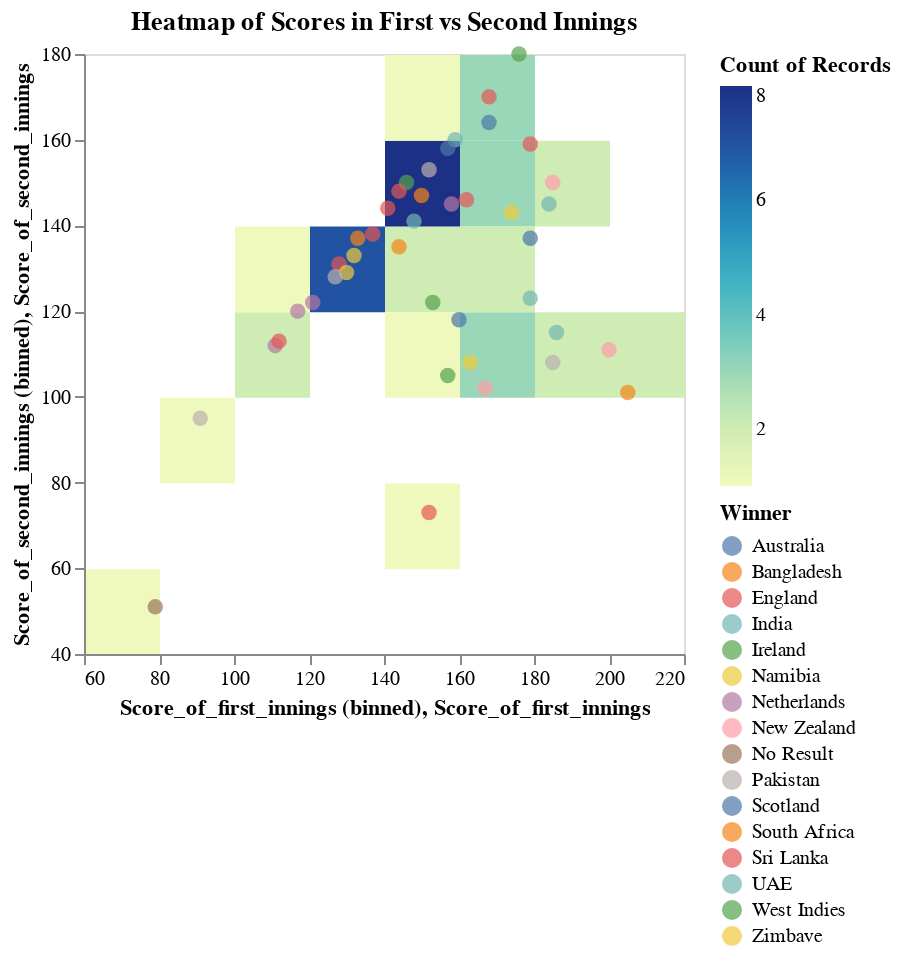

Here is the notebook cell this chart was saved with:
### Code cell
#g) Hybrid Chart (Scatter Plot Overlay on Heatmap)
# Create a heatmap
heatmap_scores = alt.Chart(data).mark_rect().encode(
    alt.X('Score_of_first_innings:Q', bin=True),
    alt.Y('Score_of_second_innings:Q', bin=True),
    color='count()'
).properties(
    title='Heatmap of Scores in First vs Second Innings'
)

# Overlay with scatter plot
scatter_overlay_scores = alt.Chart(data).mark_circle(size=60).encode(
    x='Score_of_first_innings',
    y='Score_of_second_innings',
    color='Winner',
    tooltip=['Match_id', 'Team_1', 'Team_2', 'Score_of_first_innings', 'Score_of_second_innings', 'Winner']
)

hybrid_chart_scores = heatmap_scores + scatter_overlay_scores
hybrid_chart_scores

### Figure 1 — Vega-Lite specification as saved in the notebook (floating-point values rounded to 4 significant figures)
{"config": {"view": {"continuousWidth": 300, "continuousHeight": 300}}, "layer": [{"mark": {"type": "rect"}, "encoding": {"color": {"aggregate": "count", "type": "quantitative"}, "x": {"bin": true, "field": "Score_of_first_innings", "type": "quantitative"}, "y": {"bin": true, "field": "Score_of_second_innings", "type": "quantitative"}}, "title": "Heatmap of Scores in First vs Second Innings"}, {"mark": {"type": "circle", "size": 60}, "encoding": {"color": {"field": "Winner", "type": "nominal"}, "tooltip": [{"field": "Match_id", "type": "quantitative"}, {"field": "Team_1", "type": "nominal"}, {"field": "Team_2", "type": "nominal"}, {"field": "Score_of_first_innings", "type": "quantitative"}, {"field": "Score_of_second_innings", "type": "quantitative"}, {"field": "Winner", "type": "nominal"}], "x": {"field": "Score_of_first_innings", "type": "quantitative"}, "y": {"field": "Score_of_second_innings", "type": "quantitative"}}}], "data": {"name": "data-608c9d7a1774a88503f03692cc20091b"}, "$schema": "https://vega.github.io/schema/vega-lite/v5.17.0.json", "datasets": {"data-608c9d7a1774a88503f03692cc20091b": [{"Match_id": 1, "Team_1": "Namibia", "Team_2": "Sri Lanka", "Venue": "GMHBA Stadium, South Geelong, Victoria", "Stage": "First Round", "Toss_winner": "Sri Lanka", "Toss_decision": "Field", "Score_of_first_innings": 163.0, "Wkts_in_first_innings": "7", "Score_of_second_innings": 108.0, "Wkts_in_second_innings": "10", "Winner": "Namibia", "Won by": "55 Runs", "Player_of_the_match": "Jan Frylinck"}, {"Match_id": 2, "Team_1": "UAE", "Team_2": "Netherlands ", "Venue": "GMHBA Stadium, South Geelong, Victoria", "Stage": "First Round", "Toss_winner": "UAE", "Toss_decision": "Bat", "Score_of_first_innings": 111.0, "Wkts_in_first_innings": "8", "Score_of_second_innings": 112.0, "Wkts_in_second_innings": "7", "Winner": "Netherlands", "Won by": "3 Wickets", "Player_of_the_match": "Bas de Leede"}, {"Match_id": 3, "Team_1": "Scotland", "Team_2": "West Indies", "Venue": "Bellerive Oval, Hobart", "Stage": "First Round", "Toss_winner": "West Indies", "Toss_decision": "Field", "Score_of_first_innings": 160.0, "Wkts_in_first_innings": "5", "Score_of_second_innings": 118.0, "Wkts_in_second_innings": "10", "Winner": "Scotland", "Won by": "42 Runs", "Player_of_the_match": "George Munsey"}, {"Match_id": 4, "Team_1": "Zimbave", "Team_2": "Ireland", "Venue": "Bellerive Oval, Hobart", "Stage": "First Round", "Toss_winner": "Ireland", "Toss_decision": "Field", "Score_of_first_innings": 174.0, "Wkts_in_first_innings": "7", "Score_of_second_innings": 143.0, "Wkts_in_second_innings": "9", "Winner": "Zimbave", "Won by": "31 Runs", "Player_of_the_match": "Sikandar Raza"}, {"Match_id": 5, "Team_1": "Namibia", "Team_2": "Netherlands ", "Venue": "GMHBA Stadium, South Geelong, Victoria", "Stage": "First Round", "Toss_winner": "Namibia", "Toss_decision": "Bat", "Score_of_first_innings": 121.0, "Wkts_in_first_innings": "6", "Score_of_second_innings": 122.0, "Wkts_in_second_innings": "5", "Winner": "Netherlands", "Won by": "5 Wickets", "Player_of_the_match": "\nBas de Leede"}, {"Match_id": 6, "Team_1": "Sri Lanka", "Team_2": "UAE", "Venue": "GMHBA Stadium, South Geelong, Victoria", "Stage": "First Round", "Toss_winner": "UAE", "Toss_decision": "Field", "Score_of_first_innings": 152.0, "Wkts_in_first_innings": "8", "Score_of_second_innings": 73.0, "Wkts_in_second_innings": "10", "Winner": "Sri Lanka", "Won by": "79 Runs", "Player_of_the_match": "Pathum Nissanka"}, {"Match_id": 7, "Team_1": "Scotland", "Team_2": "Ireland", "Venue": "Bellerive Oval, Hobart", "Stage": "First Round", "Toss_winner": "Scotland", "Toss_decision": "Bat", "Score_of_first_innings": 176.0, "Wkts_in_first_innings": "5", "Score_of_second_innings": 180.0, "Wkts_in_second_innings": "4", "Winner": "Ireland", "Won by": "6 Wickets", "Player_of_the_match": "Curtis Campher"}, {"Match_id": 8, "Team_1": "West Indies", "Team_2": "Zimbave", "Venue": "Bellerive Oval, Hobart", "Stage": "First Round", "Toss_winner": "West Indies", "Toss_decision": "Bat", "Score_of_first_innings": 153.0, "Wkts_in_first_innings": "7", "Score_of_second_innings": 122.0, "Wkts_in_second_innings": "10", "Winner": "West Indies", "Won by": "31 Runs", "Player_of_the_match": "Alzarri Joseph"}, {"Match_id": 9, "Team_1": "Sri Lanka", "Team_2": "Netherlands ", "Venue": "GMHBA Stadium, South Geelong, Victoria", "Stage": "First Round", "Toss_winner": "Sri Lanka", "Toss_decision": "Bat", "Score_of_first_innings": 162.0, "Wkts_in_first_innings": "6", "Score_of_second_innings": 146.0, "Wkts_in_second_innings": "9", "Winner": "Sri Lanka", "Won by": "16 Runs", "Player_of_the_match": "Kusal Mendis"}, {"Match_id": 10, "Team_1": "UAE", "Team_2": "Namibia", "Venue": "GMHBA Stadium, South Geelong, Victoria", "Stage": "First Round", "Toss_winner": "UAE", "Toss_decision": "Bat", "Score_of_first_innings": 148.0, "Wkts_in_first_innings": "3", "Score_of_second_innings": 141.0, "Wkts_in_second_innings": "8", "Winner": "UAE", "Won by": "7 Runs", "Player_of_the_match": "Muhammad Waseem"}, {"Match_id": 11, "Team_1": "West Indies", "Team_2": "Ireland", "Venue": "Bellerive Oval, Hobart", "Stage": "First Round", "Toss_winner": "West Indies", "Toss_decision": "Bat", "Score_of_first_innings": 146.0, "Wkts_in_first_innings": "5", "Score_of_second_innings": 150.0, "Wkts_in_second_innings": "1", "Winner": "Ireland", "Won by": "9 Wickets", "Player_of_the_match": "Gareth Delany"}, {"Match_id": 12, "Team_1": "Scotland", "Team_2": "Zimbave", "Venue": "Bellerive Oval, Hobart", "Stage": "Group", "Toss_winner": "Scotland", "Toss_decision": "Bat", "Score_of_first_innings": 132.0, "Wkts_in_first_innings": "6", "Score_of_second_innings": 133.0, "Wkts_in_second_innings": "5", "Winner": "Zimbave", "Won by": "5 Wickets", "Player_of_the_match": "Sikandar Raza"}, {"Match_id": 13, "Team_1": "New Zealand", "Team_2": "Australia", "Venue": "Sydney Cricket Ground, Sydney", "Stage": "Group", "Toss_winner": "Australia", "Toss_decision": "Field", "Score_of_first_innings": 200.0, "Wkts_in_first_innings": "3", "Score_of_second_innings": 111.0, "Wkts_in_second_innings": "10", "Winner": "New Zealand", "Won by": "89 Runs", "Player_of_the_match": "Devon Conway"}, {"Match_id": 14, "Team_1": "Afghanistan", "Team_2": "England", "Venue": "Perth Stadium, Perth", "Stage": "Group", "Toss_winner": "England", "Toss_decision": "Field", "Score_of_first_innings": 112.0, "Wkts_in_first_innings": "10", "Score_of_second_innings": 113.0, "Wkts_in_second_innings": "5", "Winner": "England", "Won by": "5 Wickets", "Player_of_the_match": "Sam Curran"}, {"Match_id": 15, "Team_1": "Ireland", "Team_2": "Sri Lanka", "Venue": "Bellerive Oval, Hobart", "Stage": "Group", "Toss_winner": "Ireland", "Toss_decision": "Bat", "Score_of_first_innings": 128.0, "Wkts_in_first_innings": "8", "Score_of_second_innings": 131.0, "Wkts_in_second_innings": "1", "Winner": "Sri Lanka", "Won by": "9 Wickets", "Player_of_the_match": "Kusal Mendis"}, {"Match_id": 16, "Team_1": "Pakistan", "Team_2": "India", "Venue": "Melbourne Cricket Ground, Melbourne", "Stage": "Group", "Toss_winner": "India", "Toss_decision": "Field", "Score_of_first_innings": 159.0, "Wkts_in_first_innings": "8", "Score_of_second_innings": 160.0, "Wkts_in_second_innings": "6", "Winner": "India", "Won by": "4 Wickets", "Player_of_the_match": "Virat Kohli"}, {"Match_id": 17, "Team_1": "Bangladesh", "Team_2": "Netherlands ", "Venue": "Bellerive Oval, Hobart", "Stage": "Group", "Toss_winner": "Netherlands", "Toss_decision": "Field", "Score_of_first_innings": 144.0, "Wkts_in_first_innings": "8", "Score_of_second_innings": 135.0, "Wkts_in_second_innings": "10", "Winner": "Bangladesh", "Won by": "9 Runs", "Player_of_the_match": "Taskin Ahmed"}, {"Match_id": 18, "Team_1": "Zimbave", "Team_2": "South Africa", "Venue": "Bellerive Oval, Hobart", "Stage": "Group", "Toss_winner": "Zimbave", "Toss_decision": "Bat", "Score_of_first_innings": 79.0, "Wkts_in_first_innings": "5", "Score_of_second_innings": 51.0, "Wkts_in_second_innings": "0", "Winner": "No Result", "Won by": "No Result", "Player_of_the_match": "_"}, {"Match_id": 19, "Team_1": "Sri Lanka", "Team_2": "Australia", "Venue": "Perth Stadium, Perth", "Stage": "Group", "Toss_winner": "Australia", "Toss_decision": "Field", "Score_of_first_innings": 157.0, "Wkts_in_first_innings": "6", "Score_of_second_innings": 158.0, "Wkts_in_second_innings": "3", "Winner": "Australia", "Won by": "7 Wickets", "Player_of_the_match": "Marcus Stoinis"}, {"Match_id": 20, "Team_1": "Ireland", "Team_2": "England", "Venue": "Melbourne Cricket Ground, Melbourne", "Stage": "Group", "Toss_winner": "England", "Toss_decision": "Field", "Score_of_first_innings": 157.0, "Wkts_in_first_innings": "10", "Score_of_second_innings": 105.0, "Wkts_in_second_innings": "5", "Winner": "Ireland", "Won by": "5 Runs", "Player_of_the_match": "Andrew Balbirnie"}, {"Match_id": 21, "Team_1": "Afghanistan", "Team_2": "New Zealand", "Venue": "Melbourne Cricket Ground, Melbourne", "Stage": "Group", "Toss_winner": "_", "Toss_decision": "_", "Score_of_first_innings": null, "Wkts_in_first_innings": "_", "Score_of_second_innings": null, "Wkts_in_second_innings": "_", "Winner": "No Result", "Won by": "No Result", "Player_of_the_match": "_"}, {"Match_id": 22, "Team_1": "South Africa", "Team_2": "Bangladesh", "Venue": "Sydney Cricket Ground, Sydney", "Stage": "Group", "Toss_winner": "South Africa", "Toss_decision": "Bat", "Score_of_first_innings": 205.0, "Wkts_in_first_innings": "5", "Score_of_second_innings": 101.0, "Wkts_in_second_innings": "10", "Winner": "South Africa", "Won by": "104 Runs", "Player_of_the_match": "Rilee Rossouw"}, {"Match_id": 23, "Team_1": "India", "Team_2": "Netherlands ", "Venue": "Sydney Cricket Ground, Sydney", "Stage": "Group", "Toss_winner": "India", "Toss_decision": "Bat", "Score_of_first_innings": 179.0, "Wkts_in_first_innings": "2", "Score_of_second_innings": 123.0, "Wkts_in_second_innings": "9", "Winner": "India", "Won by": "56 Runs", "Player_of_the_match": "Suryakumar Yadav"}, {"Match_id": 24, "Team_1": "Zimbave", "Team_2": "Pakistan", "Venue": "Perth Stadium, Perth", "Stage": "Group", "Toss_winner": "Zimbave", "Toss_decision": "Bat", "Score_of_first_innings": 130.0, "Wkts_in_first_innings": "8", "Score_of_second_innings": 129.0, "Wkts_in_second_innings": "8", "Winner": "Zimbave", "Won by": "1 Run", "Player_of_the_match": "Sikandar Raza"}, {"Match_id": 25, "Team_1": "Afghanistan", "Team_2": "Ireland", "Venue": "Melbourne Cricket Ground, Melbourne", "Stage": "Group", "Toss_winner": "_", "Toss_decision": "_", "Score_of_first_innings": null, "Wkts_in_first_innings": "_", "Score_of_second_innings": null, "Wkts_in_second_innings": "_", "Winner": "No Result", "Won by": "No Result", "Player_of_the_match": "_"}, {"Match_id": 26, "Team_1": "Australia", "Team_2": "England", "Venue": "Melbourne Cricket Ground, Melbourne", "Stage": "Group", "Toss_winner": "_", "Toss_decision": "_", "Score_of_first_innings": null, "Wkts_in_first_innings": "_", "Score_of_second_innings": null, "Wkts_in_second_innings": "_", "Winner": "No Result", "Won by": "No Result", "Player_of_the_match": "_"}, {"Match_id": 27, "Team_1": "New Zealand", "Team_2": "Sri Lanka", "Venue": "Sydney Cricket Ground, Sydney", "Stage": "Group", "Toss_winner": "New Zealand", "Toss_decision": "Bat", "Score_of_first_innings": 167.0, "Wkts_in_first_innings": "7", "Score_of_second_innings": 102.0, "Wkts_in_second_innings": "10", "Winner": "New Zealand", "Won by": "65 Runs", "Player_of_the_match": "Glenn phillips"}, {"Match_id": 28, "Team_1": "Bangladesh", "Team_2": "Zimbave", "Venue": "The Gabba, Brisbane", "Stage": "Group", "Toss_winner": "Bangladesh", "Toss_decision": "Bat", "Score_of_first_innings": 150.0, "Wkts_in_first_innings": "7", "Score_of_second_innings": 147.0, "Wkts_in_second_innings": "8", "Winner": "Bangladesh", "Won by": "3 Runs", "Player_of_the_match": "Taskin Ahmed"}, {"Match_id": 29, "Team_1": "Netherlands", "Team_2": "Pakistan", "Venue": "Perth Stadium, Perth", "Stage": "Group", "Toss_winner": "Netherlands", "Toss_decision": "Bat", "Score_of_first_innings": 91.0, "Wkts_in_first_innings": "9", "Score_of_second_innings": 95.0, "Wkts_in_second_innings": "4", "Winner": "Pakistan", "Won by": "6 Wickets", "Player_of_the_match": "Shadab Khan"}, {"Match_id": 30, "Team_1": "India", "Team_2": "South Africa", "Venue": "Perth Stadium, Perth", "Stage": "Group", "Toss_winner": "India", "Toss_decision": "Bat", "Score_of_first_innings": 133.0, "Wkts_in_first_innings": "9", "Score_of_second_innings": 137.0, "Wkts_in_second_innings": "5", "Winner": "South Africa", "Won by": "5 Wickets", "Player_of_the_match": "Lungi Ngidi"}, {"Match_id": 31, "Team_1": "Australia", "Team_2": "Ireland", "Venue": "The Gabba, Brisbane", "Stage": "Group", "Toss_winner": "Ireland", "Toss_decision": "Field", "Score_of_first_innings": 179.0, "Wkts_in_first_innings": "5", "Score_of_second_innings": 137.0, "Wkts_in_second_innings": "10", "Winner": "Australia", "Won by": "42 Runs", "Player_of_the_match": "Aaron Finch"}, {"Match_id": 32, "Team_1": "Afghanistan", "Team_2": "Sri Lanka", "Venue": "The Gabba, Brisbane", "Stage": "Group", "Toss_winner": "Afghanistan", "Toss_decision": "Bat", "Score_of_first_innings": 144.0, "Wkts_in_first_innings": "8", "Score_of_second_innings": 148.0, "Wkts_in_second_innings": "4", "Winner": "Sri Lanka", "Won by": "6 Wickets", "Player_of_the_match": "Wanindu Hasaranga"}, {"Match_id": 33, "Team_1": "England", "Team_2": "New Zealand", "Venue": "The Gabba, Brisbane", "Stage": "Group", "Toss_winner": "England", "Toss_decision": "Bat", "Score_of_first_innings": 179.0, "Wkts_in_first_innings": "6", "Score_of_second_innings": 159.0, "Wkts_in_second_innings": "6", "Winner": "England", "Won by": "20 Runs", "Player_of_the_match": "Jos Buttler"}, {"Match_id": 34, "Team_1": "Zimbave", "Team_2": "Netherlands ", "Venue": "Adelaide Oval, Adelaide", "Stage": "Group", "Toss_winner": "Zimbave", "Toss_decision": "Bat", "Score_of_first_innings": 117.0, "Wkts_in_first_innings": "10", "Score_of_second_innings": 120.0, "Wkts_in_second_innings": "5", "Winner": "Netherlands", "Won by": "5 Wickets", "Player_of_the_match": "Max O'Dowd"}, {"Match_id": 35, "Team_1": "India", "Team_2": "Bangladesh", "Venue": "Adelaide Oval, Adelaide", "Stage": "Group", "Toss_winner": "Bangladesh", "Toss_decision": "Field", "Score_of_first_innings": 184.0, "Wkts_in_first_innings": "6", "Score_of_second_innings": 145.0, "Wkts_in_second_innings": "6", "Winner": "India", "Won by": "5 Runs", "Player_of_the_match": "Virat Kohli"}, {"Match_id": 36, "Team_1": "Pakistan", "Team_2": "South Africa", "Venue": "Sydney Cricket Ground, Sydney", "Stage": "Group", "Toss_winner": "Pakistan", "Toss_decision": "Bat", "Score_of_first_innings": 185.0, "Wkts_in_first_innings": "9", "Score_of_second_innings": 108.0, "Wkts_in_second_innings": "9", "Winner": "Pakistan", "Won by": "33 Runs", "Player_of_the_match": "Shadab Khan"}, {"Match_id": 37, "Team_1": "New Zealand", "Team_2": "Ireland", "Venue": "Adelaide Oval, Adelaide", "Stage": "Group", "Toss_winner": "Ireland", "Toss_decision": "Field", "Score_of_first_innings": 185.0, "Wkts_in_first_innings": "6", "Score_of_second_innings": 150.0, "Wkts_in_second_innings": "9", "Winner": "New Zealand", "Won by": "35 Runs", "Player_of_the_match": "Kane Williamson"}, {"Match_id": 38, "Team_1": "Australia", "Team_2": "Afghanistan", "Venue": "Adelaide Oval, Adelaide", "Stage": "Group", "Toss_winner": "Afghanistan", "Toss_decision": "Field", "Score_of_first_innings": 168.0, "Wkts_in_first_innings": "8", "Score_of_second_innings": 164.0, "Wkts_in_second_innings": "7", "Winner": "Australia", "Won by": "4 Runs", "Player_of_the_match": "Glenn Maxwell"}, {"Match_id": 39, "Team_1": "Sri Lanka", "Team_2": "England", "Venue": "Sydney Cricket Ground, Sydney", "Stage": "Group", "Toss_winner": "Sri Lanka", "Toss_decision": "Bat", "Score_of_first_innings": 141.0, "Wkts_in_first_innings": "8", "Score_of_second_innings": 144.0, "Wkts_in_second_innings": "6", "Winner": "England", "Won by": "4 Wickets", "Player_of_the_match": "Adil Rashid"}, {"Match_id": 40, "Team_1": "Netherlands", "Team_2": "South Africa", "Venue": "Adelaide Oval, Adelaide", "Stage": "Group", "Toss_winner": "South Africa", "Toss_decision": "Field", "Score_of_first_innings": 158.0, "Wkts_in_first_innings": "4", "Score_of_second_innings": 145.0, "Wkts_in_second_innings": "8", "Winner": "Netherlands", "Won by": "13 Runs", "Player_of_the_match": "Colin Ackermann"}, {"Match_id": 41, "Team_1": "Bangladesh", "Team_2": "Pakistan", "Venue": "Adelaide Oval, Adelaide", "Stage": "Group", "Toss_winner": "Bangladesh", "Toss_decision": "Bat", "Score_of_first_innings": 127.0, "Wkts_in_first_innings": "8", "Score_of_second_innings": 128.0, "Wkts_in_second_innings": "5", "Winner": "Pakistan", "Won by": "5 Wickets", "Player_of_the_match": "Shaheen Afridi"}, {"Match_id": 42, "Team_1": "India", "Team_2": "Zimbave", "Venue": "Melbourne Cricket Ground, Melbourne", "Stage": "Group", "Toss_winner": "India", "Toss_decision": "Bat", "Score_of_first_innings": 186.0, "Wkts_in_first_innings": "5", "Score_of_second_innings": 115.0, "Wkts_in_second_innings": "10", "Winner": "India", "Won by": "71 Runs", "Player_of_the_match": "Suryakumar Yadav"}, {"Match_id": 43, "Team_1": "New Zealand", "Team_2": "Pakistan", "Venue": "Sydney Cricket Ground, Sydney", "Stage": "Semi Final", "Toss_winner": "New Zealand", "Toss_decision": "Bat", "Score_of_first_innings": 152.0, "Wkts_in_first_innings": "4", "Score_of_second_innings": 153.0, "Wkts_in_second_innings": "3", "Winner": "Pakistan", "Won by": "7 Wickets", "Player_of_the_match": "Mohammed Rizwan"}, {"Match_id": 44, "Team_1": "India", "Team_2": "England", "Venue": "Adelaide Oval, Adelaide", "Stage": "Semi Final", "Toss_winner": "England", "Toss_decision": "Field", "Score_of_first_innings": 168.0, "Wkts_in_first_innings": "6", "Score_of_second_innings": 170.0, "Wkts_in_second_innings": "0", "Winner": "England", "Won by": "10 Wickets", "Player_of_the_match": "Alex Hales"}, {"Match_id": 45, "Team_1": "England", "Team_2": "Pakistan", "Venue": "Melbourne Cricket Ground, Melbourne", "Stage": "Final", "Toss_winner": "England", "Toss_decision": "Field", "Score_of_first_innings": 137.0, "Wkts_in_first_innings": "8", "Score_of_second_innings": 138.0, "Wkts_in_second_innings": "5", "Winner": "England", "Won by": "5 Wickets", "Player_of_the_match": "Sam Curran"}]}}
